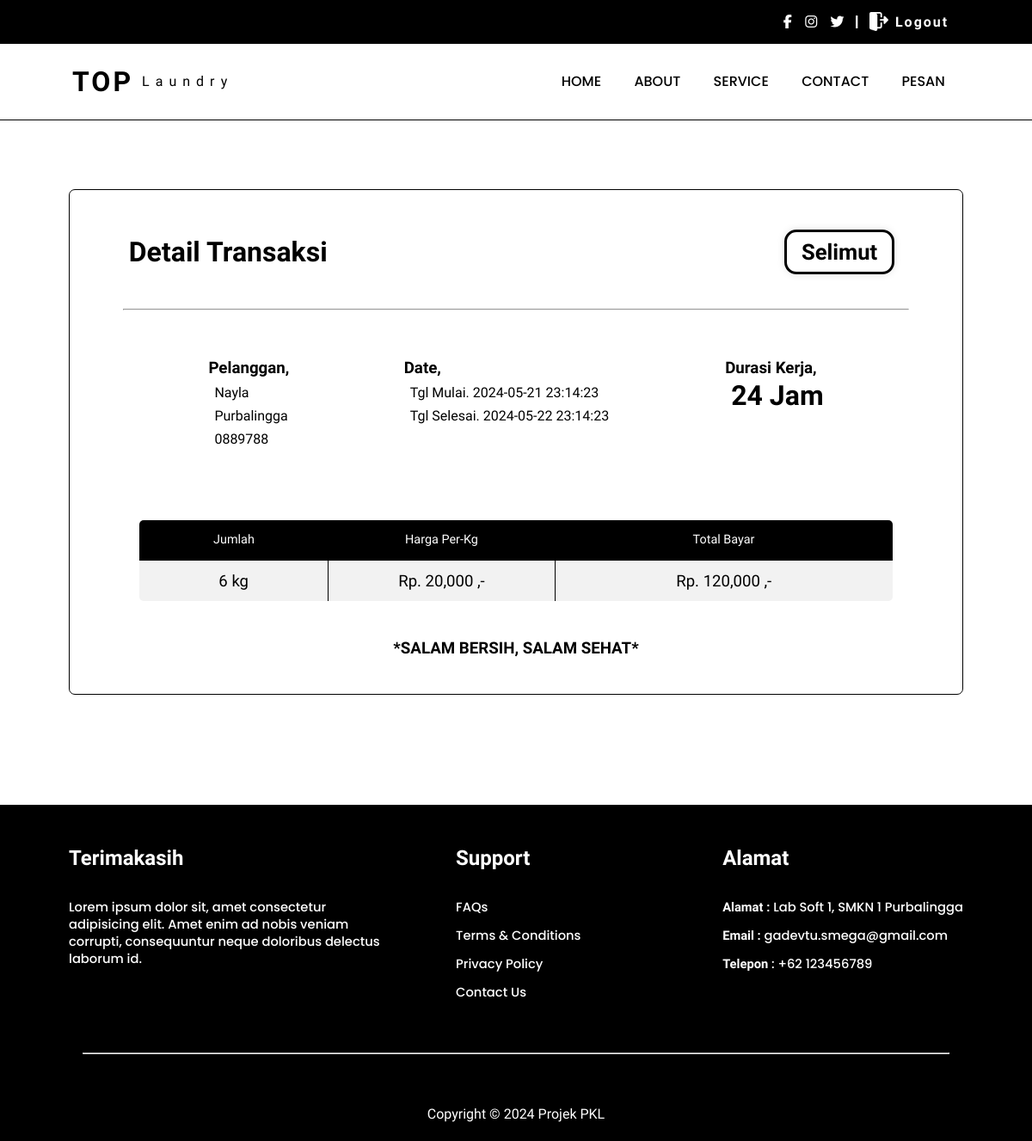
/pesan/bahan/cuci_satuan/ts_invoice.php?id=3 (signed in), run on the app's committed database.
### tables this page shows
CREATE TABLE `tr_cuci_satuan` (
  `id` int(11) NOT NULL,
  `user_id` int(11) NOT NULL,
  `nama` varchar(100) NOT NULL,
  `no_hp` varchar(15) NOT NULL,
  `alamat` text NOT NULL,
  `paket_id` int(11) NOT NULL,
  `waktu` int(11) NOT NULL,
  `jumlah` int(11) NOT NULL,
  `tarif` decimal(10,2) NOT NULL,
  `tgl_masuk` datetime NOT NULL,
  `tgl_keluar` datetime NOT NULL,
  `total_bayar` decimal(10,2) NOT NULL,
  `status` int(11) NOT NULL
);

CREATE TABLE `users_` (
  `id` int(11) NOT NULL,
  `username` varchar(50) NOT NULL,
  `password` varchar(255) NOT NULL,
  `role` varchar(50) NOT NULL DEFAULT 'user'
);

### pesan/bahan/cuci_satuan/ts_invoice.php (the view, shortened to what this page needs)
<?php
    include '../asset/header.php';
    $user_id = $_SESSION['user_id'];
?>
<!DOCTYPE html>
<html lang="en">
<head>
    <link rel="stylesheet" href="css/invoice.css">
</head>
<body>
<div class="container">
    <?php
    $id = $_GET['id'];
    $data = mysqli_query($koneksi, "SELECT * FROM users_, tr_cuci_satuan WHERE users_.id = '$user_id' and tr_cuci_satuan.id='$id'");
    if($data) {
        while($d = mysqli_fetch_assoc($data)) {
    ?>
    <div class="box">
                <div class="hd">
                    <h1>Detail Transaksi</h1>
                    <div class="status">
                        <div class='label'>
                            <?php
                            if($d['paket_id'] == "1"){
                                echo "<h1 class='proses'>Jaket Kulit</h1>";
                            } else if($d['paket_id'] == "2"){
                                echo "<h1 class='proses'>Jaket Non Kulit</h1>";
                            } else if($d['paket_id'] == "3"){
                                echo "<h1 class='proses'>Boneka Kecil</h1>";
                            } else if($d['paket_id'] == "4"){
                                echo "<h1 class='proses'>Boneka Sedang</h1>";
                            } else if($d['paket_id'] == "5"){
                                echo "<h1 class='proses'>Boneka Besar</h1>";
                            } else if($d['paket_id'] == "6"){
                                echo "<h1 class='proses'>Sejadah</h1>";
                            } else if($d['paket_id'] == "7"){
                                echo "<h1 class='proses'>Selimut</h1>";
                            } else if($d['paket_id'] == "8"){
                                echo "<h1 class='proses'>Keset</h1>";
                            }
                        ?>
                        </div>
                    </div>
                </div>
                <hr>
                <div class="data">
                    <div class="dt">
                        <h3>Pelanggan,</h3>
                        <p><?php echo $d['username']; ?></p>
                        <p><?php echo $d['alamat']; ?></p>
                        <p><?php echo $d['no_hp']; ?></p>
                    </div>
                    <div class="dt">
                        <h3>Date,</h3>
                        <p>Tgl Mulai. <?php echo $d['tgl_masuk']; ?></p>
                        <p>Tgl Selesai. <?php echo $d['tgl_keluar']; ?></p>
                    </div>
                    <div class="dt">
                        <h3>Durasi Kerja,</h3>
                        <h1><?php echo $d['waktu']; ?> Jam</h1>
                    </div>
                </div>
                <div class="tbl">
                    <table>
                        <tr>
                            <th>Jumlah</th>
                            <th>Harga Per-Kg</th>
                            <th>Total Bayar</th>
                        </tr>
                        <tr>
                            <td><?php echo $d['jumlah']; ?> kg</td>
                            <td><?php echo "Rp. " . number_format($d['tarif']) . " ,-"; ?></td>
                            <td><?php echo "Rp. " . number_format($d['total_bayar']) . " ,-"; ?></td>
                        </tr>
                    </table>
                    <div class="foot">
                        <h3>*SALAM BERSIH, SALAM SEHAT*</h3>
                    </div>
                </div>
            </div>
    <?php
        }
    } else {
        echo "Query error: " . mysqli_error($koneksi);
    }
    ?>
</div>
    <?php
    include '../asset/footer.php';
?>
</body>
</html>

### pesan/css/header1.css (style rules this page uses)
* { margin: 0; padding: 0; box-sizing: border-box; font-family: "Inter Tight", sans-serif; }

### pesan/css/style1.css (style rules this page uses)
* { margin: 0; padding: 0; box-sizing: border-box; font-family: "Inter Tight", sans-serif; }
.container { padding: 1.5rem 3rem; height: 100%; }
table { width: 100%; border-collapse: collapse; text-align: center; border: 1px solid; overflow: hidden; font-size: .9rem; border-radius: 10px; font-weight: 500; }
table th { font-weight: 500; padding: 17px; background-color: #000; color: #fff; }
table td { padding: 20px; }
table tr:nth-child(even) { background-color: #f2f2f2; }

### pesan/bahan/cuci_satuan/css/invoice.css (style rules this page uses)
* { margin: 0; padding: 0; box-sizing: border-box; font-family: 'Inter Tight', sans-serif; }
.container { padding: 5rem; }
.box { padding: 2.9rem 3rem; border: 1px solid; border-radius: 7px; }
hr { width: 97%; margin: 40px auto; }
.hd { display: flex; align-items: center; padding: 0 1.3rem; justify-content: space-between; }
.data { display: flex; justify-content: center; gap: 8rem; padding-left: -20px; padding: 1rem 0; }
.dt h3 { margin-bottom: 2px; }
.dt p { margin: 8px 7px; }
.dt h1 { margin-left: 7px; }
.tbl { position: relative; padding: 0 2rem; }
table { width: 100%; color: #fff; margin: 60px 0; border-collapse: collapse; border-radius: 6px; overflow: hidden; }
table tr { padding: .8rem; }
table tr th { padding: .9rem; font-family: "Inter Tight", sans-serif; background-color: #000; }
table tr th:nth-child(2) { width: 30%; }
table tr td { color: #000; font-weight: 500; padding: .8rem; border: 1px solid; font-size: 1.16rem; text-align: center; }
.foot { position: absolute; width: 100%; bottom: -65px; left: 0; right: 0; display: flex; justify-content: center; }
.status { display: flex; flex-direction: row; align-items: center; gap: 14px; }
.status .proses { border: 3px solid; box-shadow: 0 0 10px 0 rgba(0, 0, 0, .10); color: #000; padding: 8px 17px; margin-right: 10px; font-size: 1.6rem; font-weight: 600; border-radius: 14px; }

### data on the page
tr_cuci_satuan: shows "Selimut", users_.username "Nayla", alamat "Purbalingga", no_hp "0889788", tgl_masuk "2024-05-21 23:14:23", tgl_keluar "2024-05-22 23:14:23", waktu "24", jumlah "6", tarif "20,000", total_bayar "120,000"
